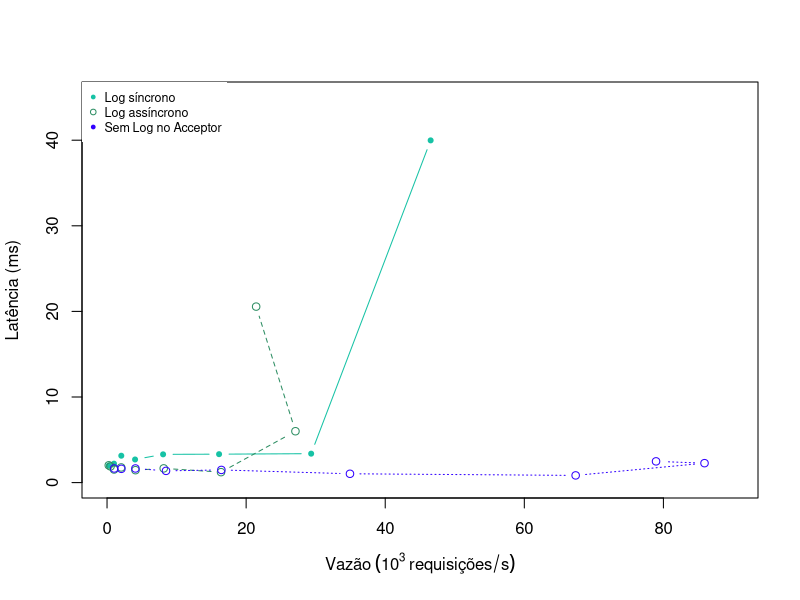

Write the R code that produced this figure.
# name
# sem_throughputReplica (avg)(kCommands/s)
# sem_throughputReplica (med)(kCommands/s)
# sem_throughputReplica (p95)(kCommands/s)
# sem_latency (avg)(ms)
# sem_latency (med)(ms)
# sem_latency (p95)(ms)
# cou_throughputReplica (avg)(kCommands/s)
# cou_throughputReplica (med)(kCommands/s)
# cou_throughputReplica (p95)(kCommands/s)
# cou_latency (avg)(ms)
# cou_latency (med)(ms)
# cou_latency (med)(ms)
# dec_throughputReplica (avg)(kCommands/s)
# dec_throughputReplica (med)(kCommands/s)
# dec_throughputReplica (p95)(kCommands/s)
# dec_latency (avg)(ms)
# dec_latency (med)(ms)
# dec_latency (p95)(ms)
#


title_logless <- "Sem Log no Acceptor"
csv_text_logless <- "cpu_8_90_001,1.02,1.03,1.04,1.65,1.65,1.96,
cpu_16_90_001,2.05,2.06,2.08,1.68,1.61,2.46,
cpu_32_90_001,4.06,4.08,4.14,1.78,1.65,2.79,
cpu_64_90_001,8.42,8.48,8.60,1.52,1.37,2.31,
cpu_128_90_001,16.43,16.44,16.79,1.64,1.48,2.54,
cpu_256_90_001,34.50,34.93,35.63,1.35,1.03,1.70,
cpu_512_90_001,67.10,67.38,72.50,1.52,0.84,3.20,
cpu_1024_90_001,83.08,85.91,106.12,4.12,2.27,11.55,
cpu_2048_90_001,83.16,78.94,122.73,4.44,2.48,14.08,"

title_io <- "Log Síncrono"
csv_text_io <- "cpu_8_90_001_sync,0.25,0.25,0.26,2.02,2.00,2.08\
cpu_16_90_001_sync,0.51,  ,0.52,2.48,2.36,3.08 
cpu_32_90_001_sync,1.00,1.00,1.04,2.46,2.21,3.15
cpu_64_90_001_sync,2.04,2.05,2.08,2.52,3.14,3.82 
cpu_128_90_001_sync,4.02,4.03,4.10,2.69,2.70,3.32 
cpu_256_90_001_sync,8.01,8.06,8.15,3.38,3.30,3.84 
cpu_512_90_001_sync,16.11,16.11,16.46,3.72,3.32,3.61 
cpu_1024_90_001_sync,27.66,29.35,31.83,11.35,3.38,33.91 
cpu_2048_90_001_sync,47.14,46.53,58.30,74.73,39.98,400.99"

title_cpu <- "Log Assíncrono"
csv_text_cpu <- "cpu_8_90_001_async,0.25,0.25,0.26,2.01,2.02,2.05 
cpu_16_90_001_async,0.50,0.50,0.52,1.92,1.89,2.44 
cpu_32_90_001_async,1.01,1.01,1.06,1.50,1.53,1.76 
cpu_64_90_001_async,2.02,2.03,2.06,2.00,1.77,3.11 
cpu_128_90_001_async,4.09,4.09,4.16,1.54,1.45,2.21 
cpu_256_90_001_async,8.12,8.15,8.27,2.36,1.66,2.63 
cpu_512_90_001_async,16.27,16.39,16.57,1.88,1.22,2.49
cpu_1024_90_001_async,26.52,27.09,30.17,9.36,6.00,26.56 
cpu_2048_90_001_async,22.05,21.44,44.81,4.58,20.56,66.72"

dat_logless <-read.csv(text=csv_text_logless, header=FALSE)
dat_io <-read.csv(text=csv_text_io, header=FALSE)
dat_cpu <-read.csv(text=csv_text_cpu, header=FALSE)

dataframe_logless <- data.frame(dat_logless)
dataframe_io <- data.frame(dat_io)
dataframe_cpu <- data.frame(dat_cpu)

lst1 = list() 
for(i in 1:ncol(dataframe_io)) {     
  lst1[[i]] <- dataframe_io[ , i]   
}

lst_cpu = list() 
for(i in 1:ncol(dataframe_cpu)) {     
  lst_cpu[[i]] <- dataframe_cpu[ , i]   
}

lst_logless = list() 
for(i in 1:ncol(dataframe_cpu)) {     
  lst_logless[[i]] <- dataframe_logless[ , i]   
}

#labels
xl <- expression(Vazão ~ (10^3 ~ requisições/s))
yl <- "Latência (ms)"

logger_limit = c(15.41)
#ranges 
max_x=90
max_y=45

#colors
color1 <- "#16c2a5";
color2 <- "#2c8d62";
color3 <- "#3000FF";
color4 <- "#4F0000";

# Plot I/O-bound graph

cairo_pdf("thr_lat_log_sync.pdf", height = 4, width = 4.5)
par(family = 'sans')

names = c("Log síncrono", "Log assíncrono", "Sem Log no Acceptor")
plot(x=lst1[[3]], y=lst1[[6]], type='b', col=color1, pch=20, xlim=c(0,max_x), ylim=c(0,max_y), ylab=yl, xlab=xl, main='' ) 
lines(x=lst_cpu[[3]], y=lst_cpu[[6]], type='b', lty=2, col=color2, pch=21)
lines(x=lst_logless[[3]], y=lst_logless[[6]], type='b', lty=3, col=color3, pch=21)
legend("topleft", legend = names, col = c(color1, color2, color3), pch = c(20,21), box.lty=0, cex = 0.75)

dev.off()   # Save the file.
